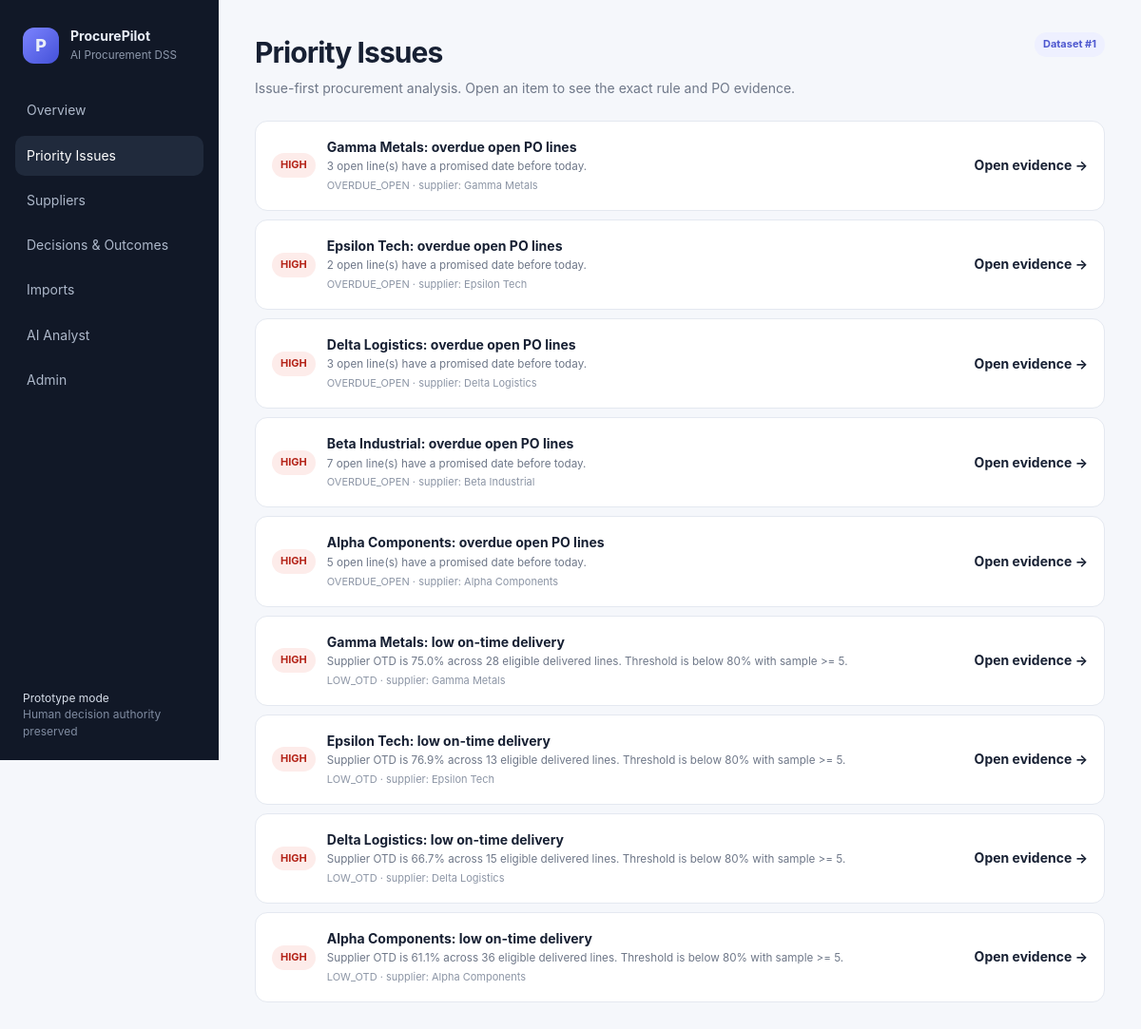
Page /issues on the committed database.
### tables this page shows
CREATE TABLE exceptions (
            id INTEGER PRIMARY KEY AUTOINCREMENT,
            import_id INTEGER NOT NULL,
            rule_code TEXT NOT NULL,
            severity TEXT NOT NULL,
            title TEXT NOT NULL,
            entity_type TEXT NOT NULL,
            entity_id TEXT NOT NULL,
            explanation TEXT NOT NULL,
            impact_json TEXT NOT NULL,
            evidence_json TEXT NOT NULL,
            status TEXT NOT NULL DEFAULT 'OPEN',
            created_at TEXT NOT NULL
        );

### app/main.py (the view)
@app.get("/issues", response_class=HTMLResponse)
def issues(request:Request):
    imp=latest_import_id(); con=db(); rows=[dict(r) for r in con.execute("SELECT * FROM exceptions WHERE import_id=? ORDER BY CASE severity WHEN 'CRITICAL' THEN 1 WHEN 'HIGH' THEN 2 WHEN 'MEDIUM' THEN 3 ELSE 4 END,id DESC",(imp or -1,)).fetchall()]; con.close()
    return templates.TemplateResponse("issues.html",{"request":request,"page":"issues","exceptions":rows,"import_id":imp})

### app/templates/issues.html
{% extends 'base.html' %}{% block content %}<div class="top"><div><h1>Priority Issues</h1><p>Issue-first procurement analysis. Open an item to see the exact rule and PO evidence.</p></div>{% if import_id %}<span class="pill">Dataset #{{import_id}}</span>{% endif %}</div>
{% for e in exceptions %}<a class="issue large" href="/issues/{{e.id}}"><span class="sev {{e.severity|lower}}">{{e.severity}}</span><div><strong>{{e.title}}</strong><small>{{e.explanation}}</small><em>{{e.rule_code}} · {{e.entity_type}}: {{e.entity_id}}</em></div><b>Open evidence →</b></a>{% else %}<div class="empty">No issues detected for the latest dataset.</div>{% endfor %}{% endblock %}

### app/static/app.css (style rules this page uses)
:root { --bg:#f5f7fb;--ink:#172033;--muted:#6e7788;--line:#e4e8f0;--nav:#111827;--accent:#5b67f1;--good:#138a5b;--warn:#b7791f;--bad:#b42318;--card:#fff }
* { box-sizing:border-box }
body { margin:0;font:14px/1.45 Inter,ui-sans-serif,system-ui,-apple-system,BlinkMacSystemFont,"Segoe UI",sans-serif;background:var(--bg);color:var(--ink) }
a { color:inherit;text-decoration:none }
.top { display:flex;justify-content:space-between;align-items:flex-start;gap:20px;margin-bottom:24px }
.top h1 { font-size:30px;margin:0 0 5px;letter-spacing:-.03em }
.top p { margin:0;color:var(--muted);max-width:820px }
.pill,.badge,.sev { display:inline-flex;align-items:center;border-radius:999px;padding:5px 9px;font-size:11px;font-weight:700;white-space:nowrap }
.pill { background:#eef0ff;color:#4e58cf }
.sev.high { background:#fdecea;color:var(--bad) }
.issue { display:grid;grid-template-columns:auto 1fr auto;gap:12px;align-items:center;background:#fff;border:1px solid var(--line);padding:13px 14px;border-radius:13px;margin-bottom:9px;transition:.15s }
.issue strong,.issue small,.issue em { display:block }
.issue small { color:var(--muted);margin-top:2px }
.issue em { font-size:11px;color:#8c95a5;margin-top:4px;font-style:normal }
.issue.large { padding:17px }

### rows in the picture
exceptions: severity "HIGH", title "Gamma Metals: overdue open PO lines", explanation "3 open line(s) have a promised date before today.", rule_code "OVERDUE_OPEN", entity_type "supplier", entity_id "Gamma Metals"
exceptions: severity "HIGH", title "Epsilon Tech: overdue open PO lines", explanation "2 open line(s) have a promised date before today.", rule_code "OVERDUE_OPEN", entity_type "supplier", entity_id "Epsilon Tech"
exceptions: severity "HIGH", title "Delta Logistics: overdue open PO lines", explanation "3 open line(s) have a promised date before today.", rule_code "OVERDUE_OPEN", entity_type "supplier", entity_id "Delta Logistics"
exceptions: severity "HIGH", title "Beta Industrial: overdue open PO lines", explanation "7 open line(s) have a promised date before today.", rule_code "OVERDUE_OPEN", entity_type "supplier", entity_id "Beta Industrial"
exceptions: severity "HIGH", title "Alpha Components: overdue open PO lines", explanation "5 open line(s) have a promised date before today.", rule_code "OVERDUE_OPEN", entity_type "supplier", entity_id "Alpha Components"
exceptions: severity "HIGH", title "Gamma Metals: low on-time delivery", explanation "Supplier OTD is 75.0% across 28 eligible delivered lines. Threshold is below 80% with sample >= 5.", rule_code "LOW_OTD", entity_type "supplier", entity_id "Gamma Metals"
exceptions: severity "HIGH", title "Epsilon Tech: low on-time delivery", explanation "Supplier OTD is 76.9% across 13 eligible delivered lines. Threshold is below 80% with sample >= 5.", rule_code "LOW_OTD", entity_type "supplier", entity_id "Epsilon Tech"
exceptions: severity "HIGH", title "Delta Logistics: low on-time delivery", explanation "Supplier OTD is 66.7% across 15 eligible delivered lines. Threshold is below 80% with sample >= 5.", rule_code "LOW_OTD", entity_type "supplier", entity_id "Delta Logistics"
exceptions: severity "HIGH", title "Alpha Components: low on-time delivery", explanation "Supplier OTD is 61.1% across 36 eligible delivered lines. Threshold is below 80% with sample >= 5.", rule_code "LOW_OTD", entity_type "supplier", entity_id "Alpha Components"

### other values in the picture
{{ import_id }} "1"
